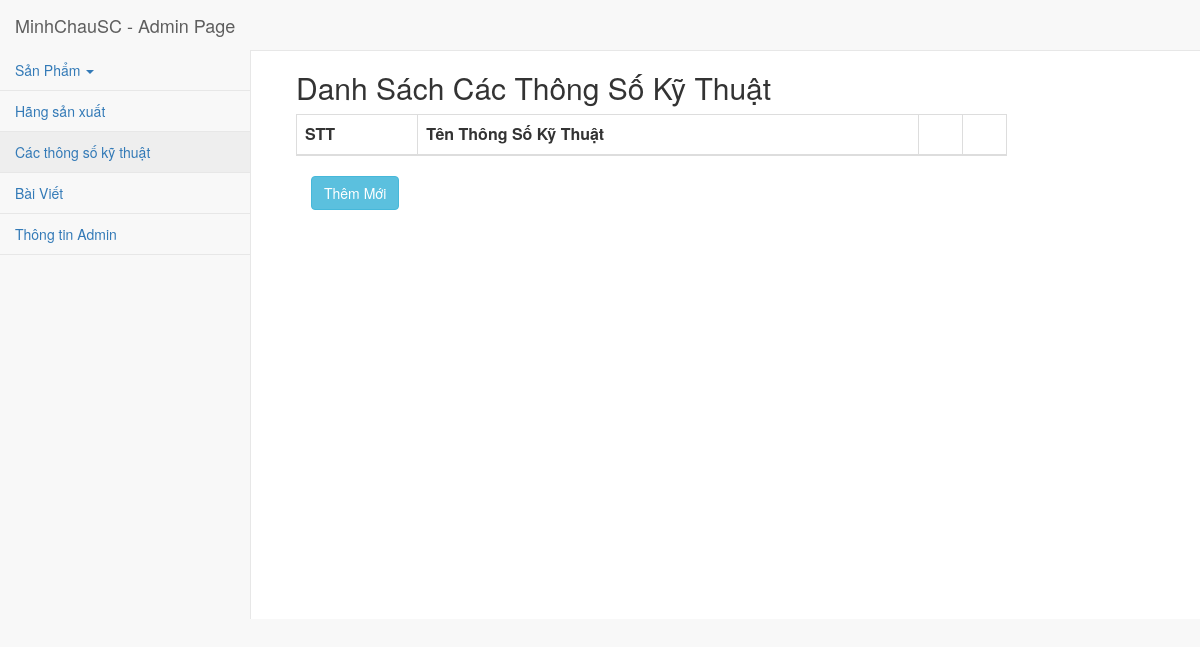
The page /admin/specifications.php on the database as committed earlier.
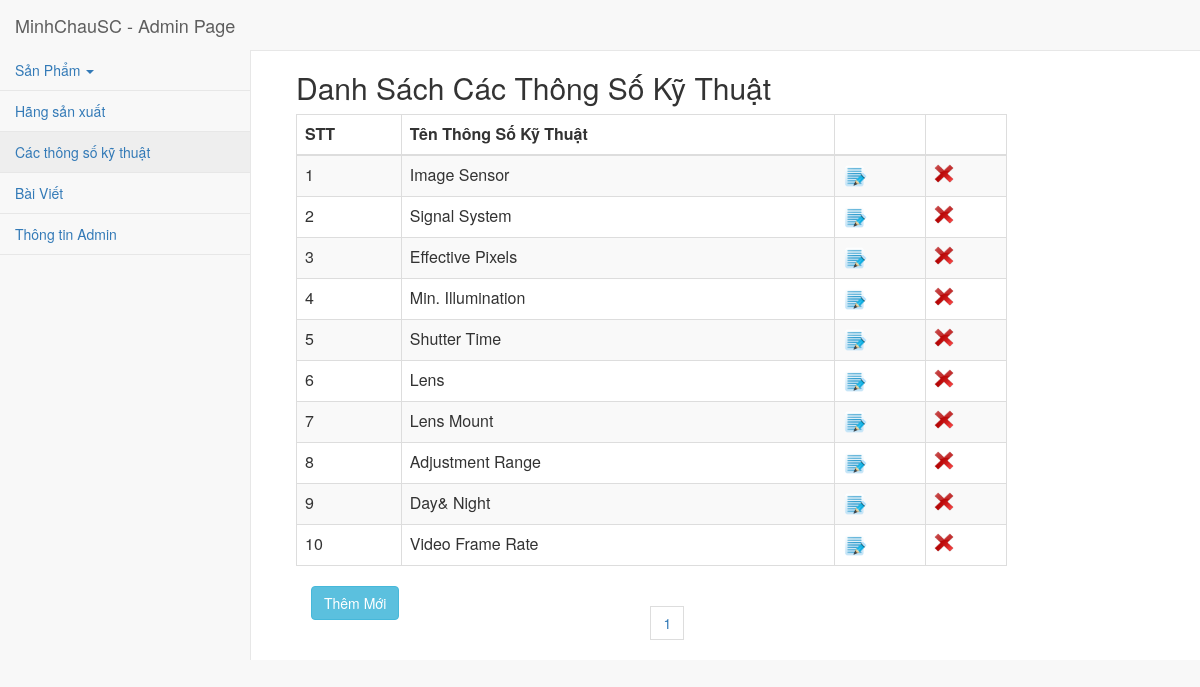
The same page on the database as committed later.
### tables this page shows
CREATE TABLE `specifications` (
  `specifications_id` int(11) NOT NULL AUTO_INCREMENT,
  `specifications_name` varchar(100) DEFAULT NULL,
  `type_id` int(11) DEFAULT NULL,
  PRIMARY KEY (`specifications_id`),
  KEY `type_id_fk` (`type_id`),
  CONSTRAINT `type_id_fk` FOREIGN KEY (`type_id`) REFERENCES `specification_type` (`type_id`)
);

### include/functions.php (called while the page is built, shortened)
<?php
function execute_query($query) {
    global $connection;
    return mysqli_query($connection, $query);
}
function get($param) {
    if (isset($_GET[$param])) {
        return escape_str($_GET[$param]);
    } else {
        return "";
    }
}

### admin/specifications.php (the view, shortened to what this page needs)
<?php
include_once 'admin_header.php';
$query = "SELECT * FROM `specifications`";
$result = execute_query($query);
$rowpage = 10;
$n = get("page");
if (!get("page")) {
    $n = 1;
}
$offset = ($n - 1) * $rowpage;
$rs_count = execute_query("SELECT COUNT(*) as cnt FROM specifications");
$count_row = mysqli_fetch_assoc($rs_count);
$total = $count_row["cnt"];
$rs = execute_query("$query LIMIT $offset, $rowpage");
$total_page = ceil($total / $rowpage);
?>
<div class="container-fluid">
    <div class="row">
        <div class="col-lg-10">
            <H2>Danh Sách Các Thông Số Kỹ Thuật</H2>
            <table class="table table-bordered table-striped">
                <thead>
                <th>STT</th>
                <th>Tên Thông Số Kỹ Thuật</th>
                <th></th>
                <th></th>
                </thead>
                <tbody>
                    <?php
                    if (mysqli_num_rows($result) > 0) {
                        for ($i = 0; $i < mysqli_num_rows($rs); $i++) {
                            $stt = $i + 1 + $offset;
                            $row = mysqli_fetch_assoc($rs)
                            ?>
                            <tr>
                                <td><?php echo $stt; ?></td>
                                <td><?php echo $row["specifications_name"]; ?></td>
                                <td><a href="#" title="Sửa thông tin" onclick="update();"><img src="../imgs/edit-notes.png" class="img-responsive" style="width: 1.5em;"/></a></td>
                                <td><a href="../process/specifications_fn.php?id_del=<?php echo $row["specifications_id"]; ?>&page=<?php echo $n ?>" title="xóa thông tin" id="del"><img src="../imgs/Delete-icon.png" class="img-responsive" style="width: 1.2em;"/></a></td>
                            </tr>
                            <?php
                        }
                    }
                    ?>
                </tbody>
            </table>
            <ul class="pagination">
                <?php
                for ($i = 1; $i <= $total_page; $i++) {
                    ?>
                    <li><?php echo "<a href='?page=$i'>$i</a>"; ?></li>
                <?php }
                ?>
            </ul>
            <div class="col-lg-6">
                <button class="btn btn-info" data-toggle="modal" data-target="#Modalform">Thêm Mới</button>
            </div>
        </div>
    </div>
</div>
<?php include_once 'admin_footer.php'; ?>

### admin/admin_header.php (shortened to what this page needs)
<?php
include_once '../include/functions.php';
?>
<html>
    <head>
        <link href="../css/bootstrap.css" rel="stylesheet" type="text/css"/>
        <link href="../css/font-awesome/css/font-awesome.css" rel="stylesheet" type="text/css"/>
        <link href="../css/sb-admin-2.css" rel="stylesheet" type="text/css"/>
        <link href="../css/metisMenu.css" rel="stylesheet" type="text/css"/>
        <link href="../css/zoom_img.css" rel="stylesheet" type="text/css"/>
        <link href="../css/admin.css" rel="stylesheet" type="text/css"/>
    </head>
    <body>
        <div class="wrapper">
            <nav class="navbar navbar-default navbar-static-top" style="margin-bottom: 0">
                <div class="navbar-header">
                    <a class="navbar-brand">MinhChauSC - Admin Page</a>
                </div>
                <div class="navbar-collapse collapse">
                </div>
                <div class="navbar-default sidebar" role="navigation">
                    <div class="sidebar-nav navbar-collapse">
                        <ul class="nav" id="side-menu">
                            <li><a href="#" data-toggle="collapse" data-target="#menuProduct" >Sản Phẩm <span class="caret"></span></a>
                            </li>
                            <li><a href="producer.php">Hãng sản xuất</a></li>
                            <li><a href="specifications.php">Các thông số kỹ thuật</a></li>
                            <li><a href="#">Bài Viết</a></li>
                            <li><a href="#">Thông tin Admin</a></li>
                        </ul>
                    </div>
                </div>
            </nav>
        </div>
        <div id="page-wrapper">

### admin/admin_footer.php (shortened to what this page needs)
</div>
</body>
</html>

### css/sb-admin-2.css (style rules this page uses)
body { background-color: #f8f8f8; }
#page-wrapper { padding: 0 15px; min-height: 568px; background-color: white; }
@media (min-width: 768px) { #page-wrapper { position: inherit; margin: 0 0 0 250px; padding: 0 30px; border-left: 1px solid #e7e7e7; } }
.sidebar .sidebar-nav.navbar-collapse { padding-left: 0; padding-right: 0; }
.sidebar ul li { border-bottom: 1px solid #e7e7e7; }
.sidebar ul li a.active { background-color: #eeeeee; }
@media (min-width: 768px) { .sidebar { z-index: 1; position: absolute; width: 250px; margin-top: 51px; } }

### css/admin.css (style rules this page uses)
.sidebar { margin-top:0; }

Rows that differ between the two databases and show on the page:
added specifications: stt "1", specifications_name "Image Sensor"
added specifications: stt "2", specifications_name "Signal System"
added specifications: stt "3", specifications_name "Effective Pixels"
added specifications: stt "4", specifications_name "Min. Illumination"
added specifications: stt "5", specifications_name "Shutter Time"
added specifications: stt "6", specifications_name "Lens"
added specifications: stt "7", specifications_name "Lens Mount"
added specifications: stt "8", specifications_name "Adjustment Range"
added specifications: stt "9", specifications_name "Day& Night"
added specifications: stt "10", specifications_name "Video Frame Rate"
Other text that changed with them:
new list line: "1"
